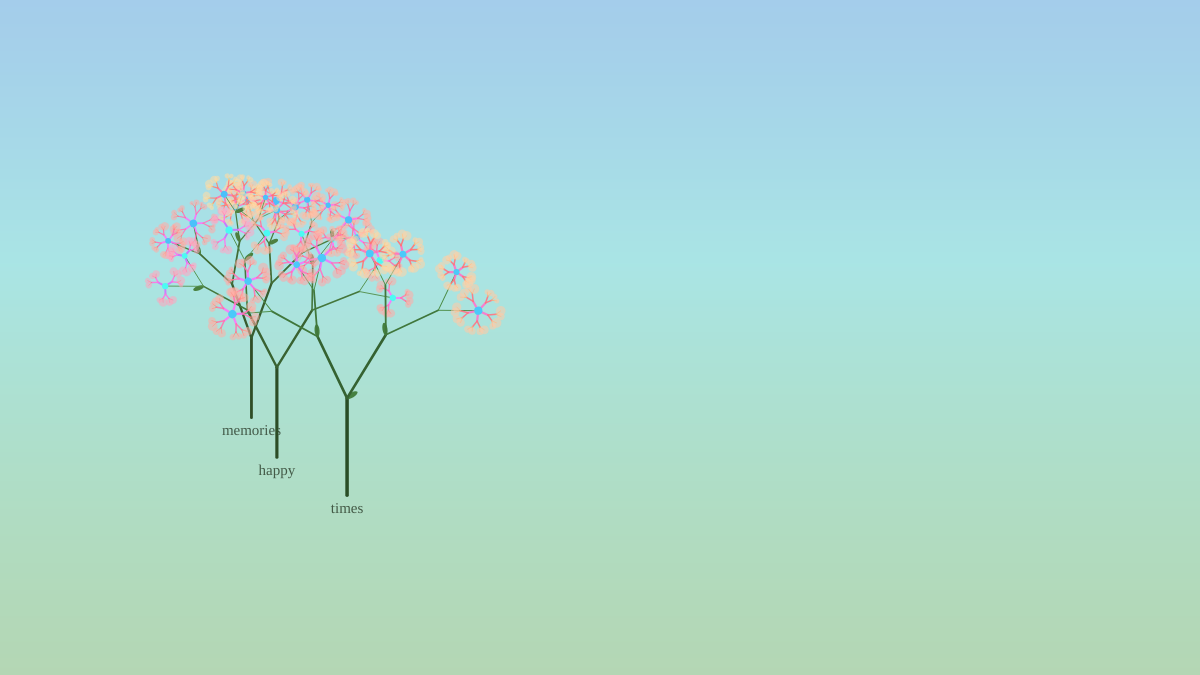
Frame 1 (no input)
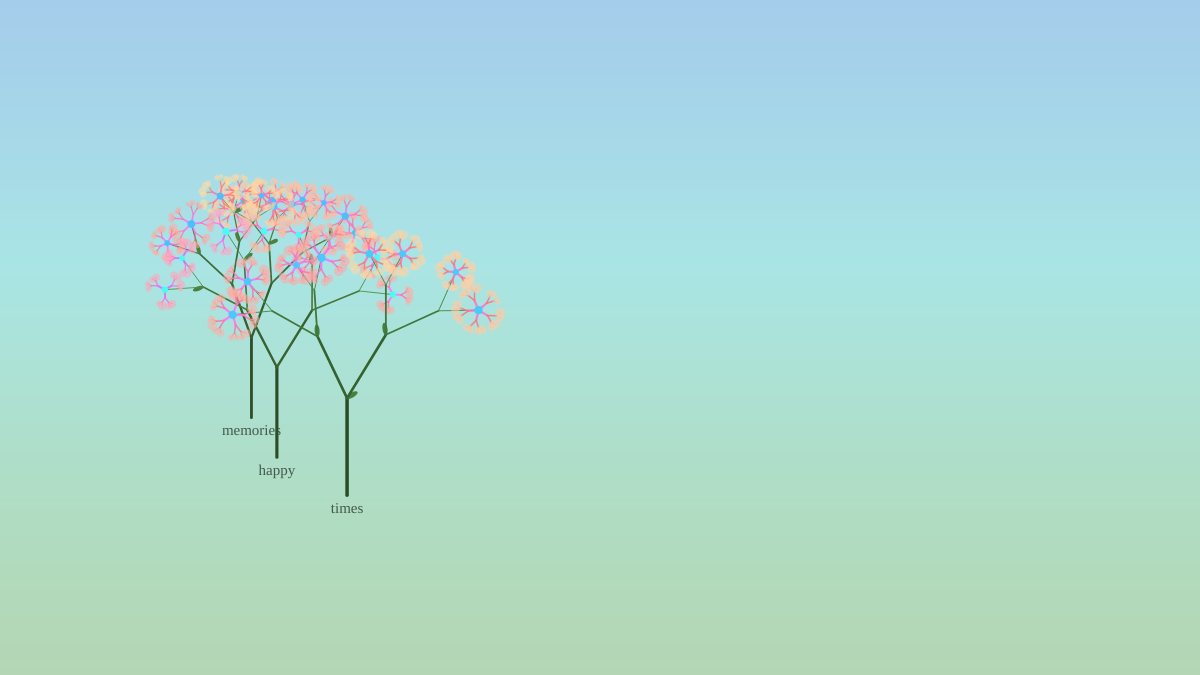
Frame 60 (no input)
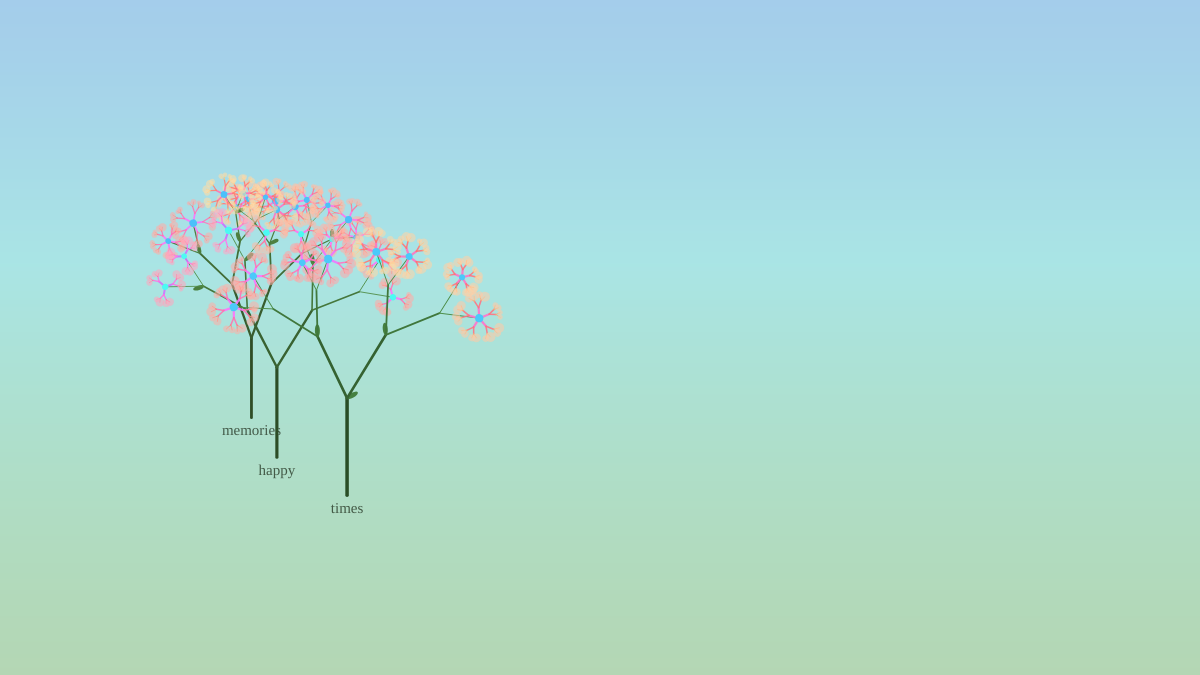
Frame 120 (the mouse pressed at the canvas centre since frame 60)

The p5.js sketch that drew these frames (run headless with seeded random() and noise() and a simulated clock; from frame 60 on, the mouse is pressed at the canvas centre):

// p5.js sketch
// ── sketch.js
/* Happy Memory Garden
 * Type a sentence: every finished word grows into a plant (a recursive tree)
 * that ends in flowers. The same sentence always grows the same garden.
 */

const MAX_PLANTS = 15; // most plants in the garden
const GROW_FRAMES = 200; // frames a plant takes to grow
const WIND_STRENGTH = 0.1; // how far wind bends a plant
const FLOWER_DEPTH = 2; // how many times a petal splits
const MAX_DEPTH = 7; // most times a stem can split
// plants grow between these two heights (fractions of the canvas height)
const BED_TOP = 0.58;
const BED_BOTTOM = 0.8;

let plants = []; // every plant in the garden
let sky; // the sky picture
let cnv, panel, textBox, statusLine; // the canvas and the text bar elements
let plantedWords = []; // finished words that are already planted

function setup() {
  makeInterface(); // text bar first, so we know how much room is left
  let fit = fitCanvas();
  cnv = createCanvas(fit.w, fit.h); // biggest 16:9 canvas that fits above the bar
  colorMode(HSB, 360, 100, 100, 100); // colours as hue, saturation, brightness, alpha
  textFont("Georgia");
  strokeCap(ROUND);
  noiseSeed(1); // the wind starts the same way every time

  sky = createGraphics(width, height); // the sky is painted once into a picture
  paintSky(sky);
  layoutCanvas();

  // three starter plants (true = already grown)
  plantWord("happy", textSeed("happy"), true);
  plantWord("times", textSeed("times"), true);
  plantWord("memories", textSeed("memories"), true);
}

function draw() {
  image(sky, 0, 0); // the sky covers the last frame

  // grow every plant a little
  for (let plant of plants) {
    plant.update();
  }

  // draw the plants at the back first
  let sorted = plants.slice().sort((a, b) => a.y - b.y);
  for (let plant of sorted) {
    plant.show();
  }

  // refresh the status text every 20 frames
  if (frameCount % 20 === 0) updateStatus();
}

// height of the text bar
function barHeight() {
  return panel.elt.offsetHeight;
}

// the biggest 16:9 canvas that fits above the text bar
function fitCanvas() {
  let room = windowHeight - barHeight();
  let w = min(windowWidth, (room * 16) / 9);
  return { w: floor(w), h: floor((w * 9) / 16) };
}

// when the window changes size: refit the canvas, repaint the sky, move the plants
function windowResized() {
  let fit = fitCanvas();
  resizeCanvas(fit.w, fit.h);
  sky.resizeCanvas(width, height);
  paintSky(sky);
  for (let plant of plants) {
    plant.place();
  }
  layoutCanvas();
}

// centre the canvas in the space above the text bar
function layoutCanvas() {
  cnv.style("top", (windowHeight - barHeight()) / 2 + "px");
}

// builds the text bar: text box, buttons and status line
function makeInterface() {
  panel = createDiv().id("panel");

  textBox = createElement("textarea").parent(panel);
  textBox.attribute("rows", "2");
  textBox.attribute("spellcheck", "false");
  textBox.attribute("placeholder", "Type your favourite memory.");
  textBox.input(onType); // runs every time the text changes

  let row = createDiv().addClass("row").parent(panel);
  createButton("Replay").addClass("ghost").parent(row).mousePressed(replay);
  createButton("Clear").addClass("ghost").parent(row).mousePressed(clearGarden);

  statusLine = createDiv("").addClass("status").parent(panel);
  updateStatus();
}

// split text into clean lowercase words
function wordsIn(text) {
  let words = text.toLowerCase().match(/[a-z']+/g) || [];
  return words.map((w) => w.replace(/'/g, "")).filter((w) => w !== "");
}

// runs when the text changes. A word is finished once a space, comma or
// new line comes after it.
function onType() {
  // cut off the word that is still being typed
  let finishedText = textBox.value().replace(/[A-Za-z']+$/, "");
  let all = wordsIn(finishedText);

  // is the garden still the start of this sentence?
  let sameStart = plantedWords.length <= all.length;
  for (let i = 0; i < plantedWords.length; i++) {
    if (plantedWords[i] !== all[i]) sameStart = false;
  }

  // sentence was edited, or the first word was typed (clears the starter plants): start again
  if (!sameStart || (plantedWords.length === 0 && all.length > 0)) {
    removePlants();
  }

  // plant each new word; its seed comes from the sentence so far
  while (plantedWords.length < all.length) {
    let word = all[plantedWords.length];
    plantedWords.push(word);
    plantWord(word, textSeed(plantedWords.join(" ")), false);
  }
  updateStatus();
}

// shows how many words are planted and how many plants are in the garden
function updateStatus() {
  if (!statusLine) return;
  statusLine.html(plantedWords.length + " planted · " + plants.length + " / " + MAX_PLANTS + " in the garden");
}

// regrow the same plants from the start
function replay() {
  for (let plant of plants) plant.grown = 0;
}

// empty the garden and the text box
function clearGarden() {
  removePlants();
  textBox.value("");
  updateStatus();
}

// forget all plants and planted words
function removePlants() {
  plants = [];
  plantedWords = [];
}


// Turn text into a whole number (a seed). The same text always gives the same
// number, different text gives a different one.
function textSeed(text) {
  let h = 0;
  for (let i = 0; i < text.length; i++) {
    h = (h * 31 + text.charCodeAt(i)) >>> 0; // mix in each letter; >>> 0 keeps it a 32-bit whole number
  }
  return h;
}

// plant one word (instant = true skips the growing)
function plantWord(word, seed, instant) {
  randomSeed(seed); // same seed gives the same random numbers, so the same plant
  let spot = pickSpot();
  let plant = new Plant(word, spot.fx, spot.fy, seed);
  plants.push(plant);
  if (instant) plant.growInstantly();

  // over the limit: remove the oldest plant
  if (plants.length > MAX_PLANTS) {
    plants.shift();
  }
}

// pick a spot as fractions (0 to 1) of the canvas, so the layout fits any screen
function pickSpot() {
  let fx = random(0.06, 0.94);
  let fy = max(random(), random()); // the larger of two pulls plants to the front
  return { fx, fy };
}

// sky: a vertical blue-to-green gradient drawn onto picture g
function paintSky(g) {
  g.colorMode(HSB, 360, 100, 100, 100);
  g.noStroke();
  for (let y = 0; y < g.height; y++) {
    const t = y / g.height;
    g.fill(lerpColor(color(205, 30, 92), color(120, 16, 84), pow(t, 1.3)));
    g.rect(0, y, g.width, 1);
  }
}

// wind strength at x: noise makes it rise and fall slowly
function windAt(x) {
  let n = noise(x * 0.0015 - frameCount * 0.006, frameCount * 0.003);
  return 0.35 + (n - 0.5) * 1.4;
}

// squeeze the colour wheel into cyan, blue, purple, pink, red and orange,
// so flowers are never green or yellow
function petalHue(h) {
  h = ((h % 360) + 360) % 360;
  return map(h, 0, 360, 170, 400) % 360;
}

// A plant is a tree (branch) that ends in flowers (flower)
class Plant {
  constructor(word, fx, fy, seed) {
    this.word = word;
    this.fx = fx; // position as a fraction of the canvas
    this.fy = fy;
    this.seed = seed;

    // numbers taken from the word
    let vowels = 0;
    for (let ch of word) {
      if ("aeiou".includes(ch)) vowels++;
    }
    let consonants = word.length - vowels;
    let total = textSeed(word); // letters add up to a number (used for colour)

    this.petals = 3 + ((vowels * 2 + word.length) % 7); // vowels and length -> petal count
    this.depth = min(MAX_DEPTH, 2 + floor(word.length / 3)); // longer word -> more splits
    this.spread = 0.25 + 0.4 * (consonants / word.length); // more consonants -> wider branch angle
    this.hue1 = (total * 37) % 360; // flower colour
    this.hue2 = (this.hue1 + 100) % 360; // petals fade to this colour
    this.stemHue = 105 + random(-14, 14); // a slightly different green for each plant
    this.lenFactor = random(0.9, 1.2); // random trunk length

    this.grown = 0; // 0 = just planted, 1 = fully grown
    this.wind = 0; // set every frame in show()
    this.place();
  }

  // turn the fractions into a pixel position and size for the current canvas
  place() {
    this.x = this.fx * width;
    this.y = height * (BED_TOP + this.fy * (BED_BOTTOM - BED_TOP));

    // plants at the back are smaller, and everything scales with the canvas height
    this.sc = map(this.fy, 0, 1, 0.65, 1) * (height / 720);
    this.len = 115 * this.sc * this.lenFactor; // trunk length in pixels
  }

  // grow a little every frame
  update() {
    this.grown = min(1, this.grown + 1 / GROW_FRAMES);
  }

  // fully grown straight away (used for the starter plants)
  growInstantly() {
    this.grown = 1;
  }

  // draw the plant and its word
  show() {
    this.wind = windAt(this.x);

    // move to the bottom of the trunk, then branch() draws the whole plant
    push();
    translate(this.x, this.y);
    this.branch(this.len, this.depth, 0);
    pop();

    // the word under the plant
    textAlign(CENTER, TOP);
    textSize(max(15, 13 * this.sc));
    noStroke();
    fill(110, 40, 18, 75);
    text(this.word, this.x, this.y + 6);
  }

  // A branch is a line with two smaller branches on top (it calls itself).
  // len = length, depth = splits left, id = number of this branch
  branch(len, depth, id) {
    randomSeed(this.seed + id * 7919); // each branch has its own seed, so its shape never changes

    // g = how much of this branch has grown (0 to 1): the trunk first, then each level
    const level = this.depth - depth; // 0 at the trunk
    const g = constrain(this.grown * (this.depth + 2) - level, 0, 1);
    if (g === 0) return;

    // pick all the random numbers here, always in the same order
    const early = random() < 0.2; // some branches stop early and flower lower down
    const leftAngle = this.spread + random(-0.15, 0.15);
    const rightAngle = this.spread + random(-0.15, 0.15);
    const leftLen = len * random(0.66, 0.78);
    const rightLen = len * random(0.66, 0.78);
    const hasLeaf = random() < 0.5;
    const leafAngle = random(-1.4, 1.4);

    // stem colour and thickness: dark and thick at the bottom, light and thin at the tips
    const t = 1 - depth / this.depth;
    stroke(this.stemHue, 50, lerp(30, 55, t));
    strokeWeight(map(depth, 0, this.depth, 1.1, 4.2) * this.sc);
    strokeCap(ROUND);
    line(0, 0, 0, -len * g);

    translate(0, -len * g); // move to the tip of the stem

    // still growing: a white dot on the tip
    if (g < 1) {
      noStroke();
      fill(0, 0, 100, 90);
      circle(0, 0, 5 * this.sc);
      return;
    }

    // end of a stem: open a flower
    if (depth === 0 || (early && level > 0)) {
      const open = constrain(this.grown * (this.depth + 2) - (level + 1), 0, 1);
      flower(this, id, open);
      return;
    }

    // some branches have a leaf
    if (hasLeaf) {
      push();
      noStroke();
      fill(this.stemHue, 50, 50);
      rotate(leafAngle + this.wind * 0.25);
      ellipse(0, -7 * this.sc, 6 * this.sc, 15 * this.sc);
      pop();
    }

    // wind: noise bends the tips more than the trunk
    const wind = ((noise(this.x * 0.01 + depth * 0.3, frameCount * 0.008) - 0.5) * 0.5 + this.wind * WIND_STRENGTH) * t;

    // two smaller branches, one to the left and one to the right
    push();
    rotate(leftAngle + wind);
    this.branch(leftLen, depth - 1, id * 2 + 1);
    pop();

    push();
    rotate(-rightAngle + wind);
    this.branch(rightLen, depth - 1, id * 2 + 2);
    pop();
  }
}

// draw a flower at the tip of a branch (the origin is already at the tip).
// open goes from 0 to 1 as the flower opens
function flower(plant, id, open) {
  if (open <= 0) return;

  randomSeed(plant.seed + id * 7919 + 1); // every flower has its own seed
  const shift = random(-30, 30); // small colour change
  const R = (12 + plant.depth * 2 + plant.petals * 0.6) * plant.sc * random(0.8, 1.2) * 1.2; // flower size
  const rot = random(TWO_PI); // starting turn
  const dir = random([-1, 1]); // spin direction
  const f = { plant: plant, shift: shift, x: plant.x + id * 13 }; // values passed to petal()

  const sway = (noise(f.x * 0.01, frameCount * 0.01) - 0.5) * 0.4 + plant.wind * 0.3; // nods with the wind
  const easeOpen = 1 - pow(1 - open, 3); // opens fast, then slows down

  push();
  rotate(rot + sway + dir * frameCount * 0.002);
  scale(max(0.01, easeOpen)); // grows from small to full size

  // one small tree (a petal) for every petal, turned around the centre
  for (let i = 0; i < plant.petals; i++) {
    push();
    rotate((i * TWO_PI) / plant.petals);
    petal(R * 0.45, FLOWER_DEPTH, plant.spread, f);
    pop();
  }

  // the centre, in the opposite colour
  noStroke();
  fill(petalHue(plant.hue1 + 180), 70, 98);
  circle(0, 0, R * 0.35);
  pop();
}

// a petal is a tiny tree: a line with two smaller petals on top (like branch)
function petal(len, depth, angle, f) {
  const t = 1 - depth / FLOWER_DEPTH; // 0 at the centre, 1 at the tips
  const hue = petalHue(lerp(f.plant.hue1, f.plant.hue2, t) + f.shift);
  stroke(hue, 55, 100, 90);
  strokeWeight(map(depth, 0, FLOWER_DEPTH, 1, 2.6) * f.plant.sc);
  line(0, 0, 0, -len);

  translate(0, -len);

  // end of a petal: a soft blossom dot
  if (depth === 0) {
    blossom(hue, f.plant.sc);
    return;
  }

  // wind sways the tips more than the middle
  const wind = (noise(f.x * 0.01 + depth * 0.3, frameCount * 0.008) - 0.5) * 0.5 * t;

  // two smaller petals, one to the left and one to the right
  push();
  rotate(angle + random(-0.1, 0.1) + wind);
  petal(len * random(0.62, 0.78), depth - 1, angle, f);
  pop();

  push();
  rotate(-angle + random(-0.1, 0.1) + wind);
  petal(len * random(0.62, 0.78), depth - 1, angle, f);
  pop();
}

// a soft circle of random size at the tip of each petal
function blossom(hue, sc) {
  noStroke();
  fill(hue, 35, 100, 55);
  circle(0, 0, random(6, 12) * sc);
}
